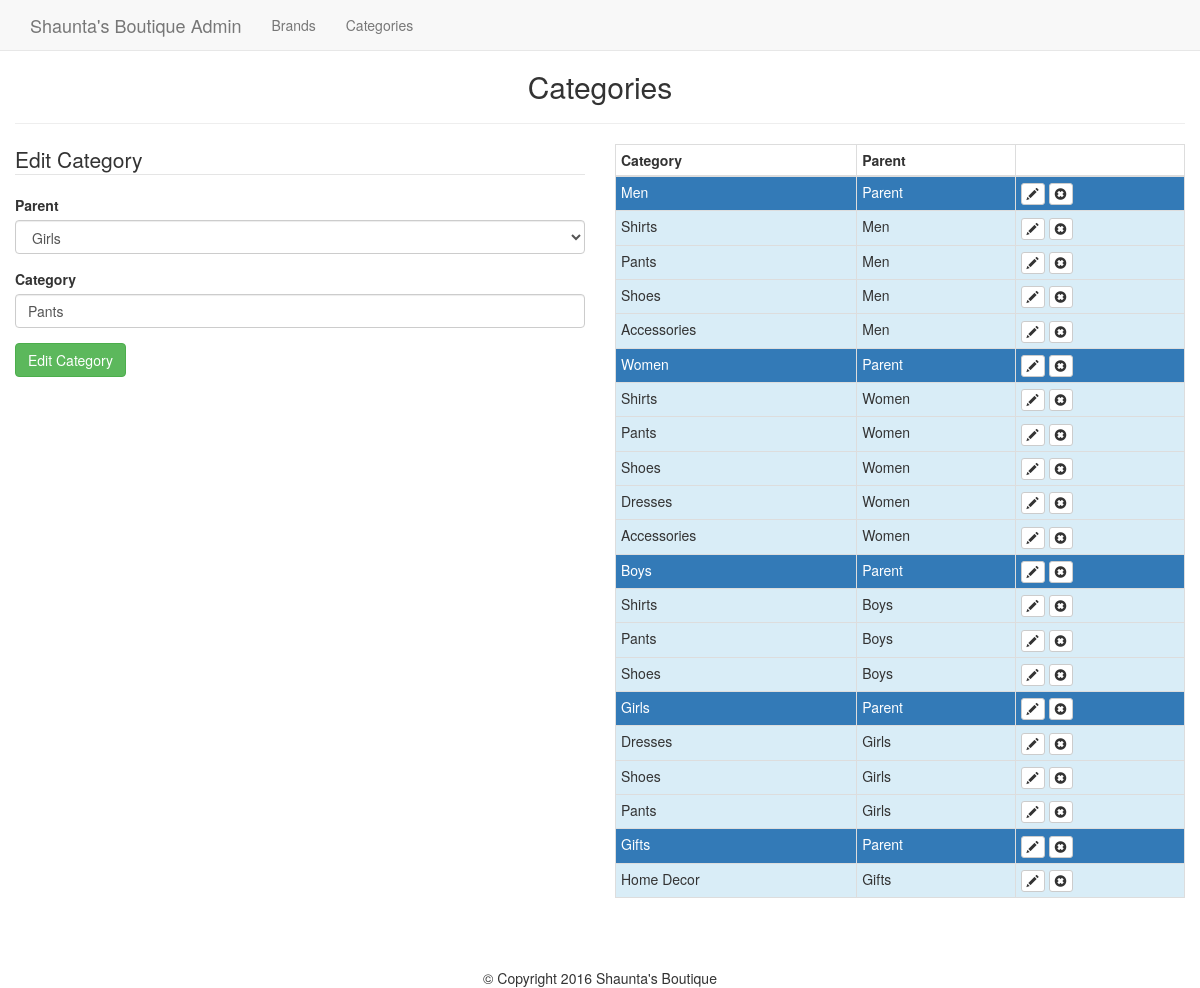
The app's page /admin/categories.php?edit=28 with its own data.
### tables this page shows
CREATE TABLE `categories` (
  `id` int(11) NOT NULL,
  `category` varchar(255) NOT NULL,
  `parent` int(11) NOT NULL DEFAULT '0'
);

### helpers/helpers.php (called while the page is built, shortened)
<?php
	function sanitize($dirty) {
		return htmlentities($dirty, ENT_QUOTES, "UTF-8");
	}

### admin/categories.php (the view, shortened to what this page needs)
<?php
	require_once $_SERVER['DOCUMENT_ROOT'].'/ecommerce/core/init.php';
	include 'includes/head.php';
	include 'includes/navigation.php';
	$category = '';
	$post_parent = '';
	if(isset($_GET['edit']) && !empty($_GET['edit'])) {
		$edit_id = (int)$_GET['edit'];
		$edit_id = sanitize($edit_id);
		$edit_result = $db->query("SELECT * FROM categories WHERE id = '{$edit_id}'");
		$edit_category = mysqli_fetch_assoc($edit_result);
	}
?>
<h2 class="text-center">Categories</h2>
<hr>
<div class="row">
	<div class="col-md-6">
		<form class="form" action="categories.php<?php echo ((isset($_GET['edit']))?'?edit='.$edit_id : ''); ?>" method="post">
			<legend><?php echo ((isset($_GET['edit']))?'Edit' : 'Add A'); ?> Category</legend>
			<?php
				$category_value = '';
				$parent_value = 0;
				if(isset($_GET['edit'])) {
					$category_value = $edit_category['category'];
					$parent_value = $edit_category['parent'];
				} else {
					if(isset($_POST)) {
						$category_value = $category;
						$parent_value = $post_parent;
					}
				}
			?>
			<div class="form-group">
				<label for="parent">Parent</label>
				<select class="form-control" name="parent" id="parent">
					<?php $result = $db->query("SELECT * FROM categories WHERE parent = 0"); ?>
					<?php while($parent = mysqli_fetch_assoc($result)) : ?>
					<option value="<?php echo $parent['id']; ?>"<?php echo (($parent_value == $parent['id'])?' selected="selected"' : ''); ?>><?php echo $parent['category']; ?></option>
					<?php endwhile; ?>
				</select>
			</div>
			<div class="form-group">
				<label for="category">Category</label>
				<input class="form-control" type="text" name="category" id="category" value="<?php echo $category_value; ?>">
			</div>
			<div class="form-group">
				<input class="btn btn-success" type="submit" value="<?php echo ((isset($_GET['edit']))?'Edit' : 'Add'); ?> Category">
			</div>
		</form>
	</div>
	<div class="col-md-6">
		<table class="table table-bordered table-condensed">
			<thead>
				<th>Category</th>
				<th>Parent</th>
				<th></th>
			</thead>
			<tbody>
				<?php $result = $db->query("SELECT * FROM categories WHERE parent = 0"); ?>
				<?php while($parent = mysqli_fetch_assoc($result)) : ?>
				<?php
					$parent_id = (int)$parent['id'];
					$cresult = $db->query("SELECT * FROM categories WHERE parent = '{$parent_id}'");
				?>
				<tr class="bg-primary">
					<td><?php echo $parent['category']; ?></td>
					<td>Parent</td>
					<td>
						<a class="btn btn-xs btn-default" href="categories.php?edit=<?php echo $parent['id']; ?>"><span class="glyphicon glyphicon-pencil"></span></a>
						<a class="btn btn-xs btn-default" href="categories.php?delete=<?php echo $parent['id']; ?>"><span class="glyphicon glyphicon-remove-sign"></span></a>
					</td>
				</tr>
					<?php while($child = mysqli_fetch_assoc($cresult)) : ?>
						<tr class="bg-info">
							<td><?php echo $child['category']; ?></td>
							<td><?php echo $parent['category']; ?></td>
							<td>
								<a class="btn btn-xs btn-default" href="categories.php?edit=<?php echo $child['id']; ?>"><span class="glyphicon glyphicon-pencil"></span></a>
								<a class="btn btn-xs btn-default" href="categories.php?delete=<?php echo $child['id']; ?>"><span class="glyphicon glyphicon-remove-sign"></span></a>
							</td>
						</tr>
					<?php endwhile; ?>
				<?php endwhile; ?>
			</tbody>
		</table>
	</div>
</div>
<?php
	include 'includes/footer.php';

### css/main.css (style rules this page uses)
body { padding-top: 50px; }

### records on screen
categories: parent "Girls", category "Pants"
categories: category "Men"
categories: category "Shirts"
categories: category "Pants"
categories: category "Shoes"
categories: category "Accessories"
categories: category "Women"
categories: category "Shirts"
categories: category "Pants"
categories: category "Shoes"
categories: category "Dresses"
categories: category "Accessories"
categories: category "Boys"
categories: category "Shirts"
categories: category "Pants"
categories: category "Shoes"
categories: category "Girls"
categories: category "Dresses"
categories: category "Shoes"
categories: category "Gifts"
categories: category "Home Decor"
